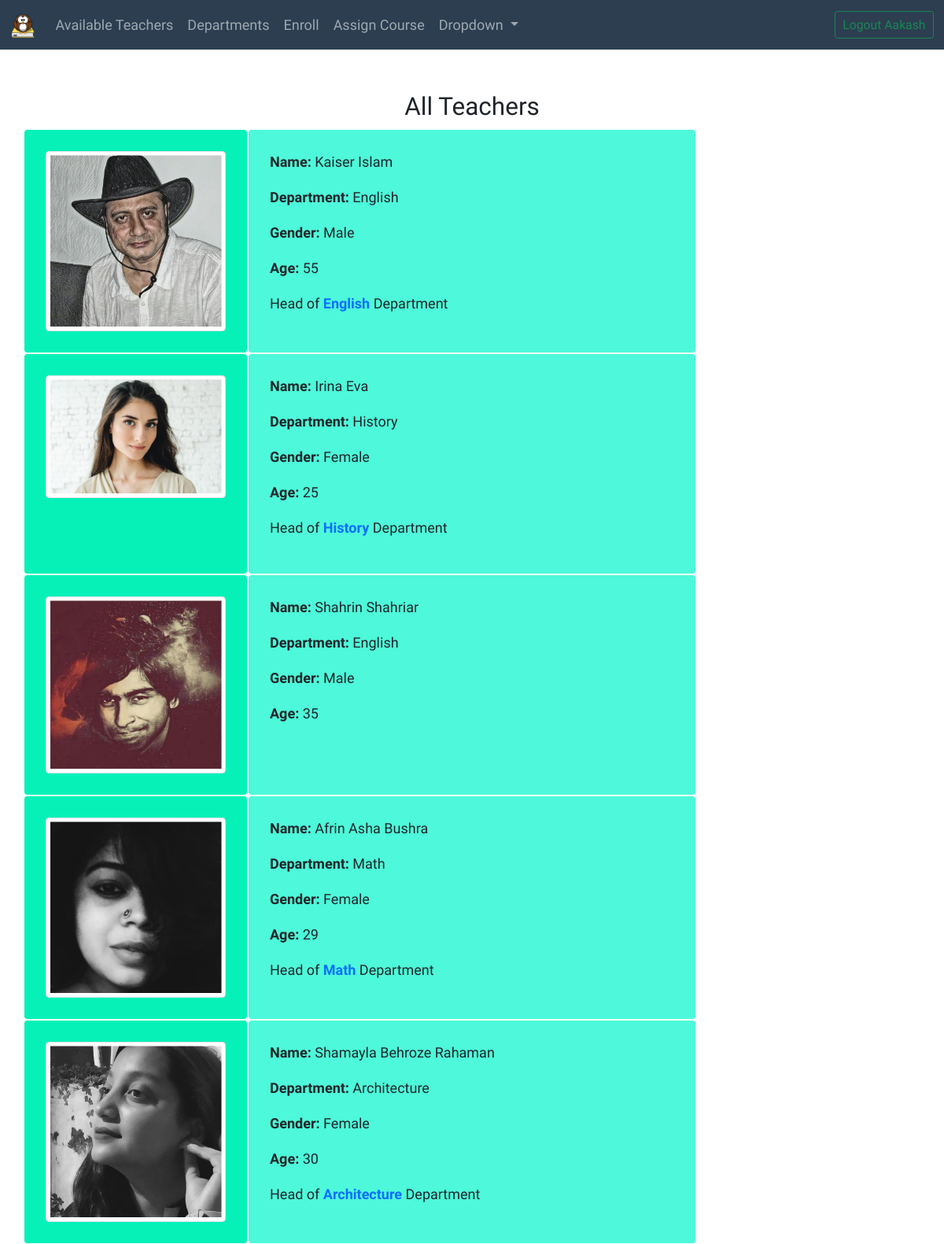
Page /teachers (signed in) on the committed database.
### management/models.py (models this page shows, shortened)
class Teacher(models.Model):
    name = models.CharField(max_length=100)
    department = models.ForeignKey(Department, on_delete=models.PROTECT, related_name='its_teachers')
    gender = models.CharField(max_length=11)
    age = models.IntegerField()
    pro_pic = models.ImageField(blank = True, null = True, upload_to = "profile_pictures/")
    head = models.ForeignKey(Department,on_delete=models.PROTECT, related_name = "department_head", null=True,blank=True)

class Department(models.Model):
    name = models.CharField(max_length=50)
    def __str__(self):
        return f"{self.name}"

### management/views.py (the view)
# urls.py: path("teachers", views.list_teachers, name = 'list_teachers'),
def list_teachers(request):
    try:
        teachers = Teacher.objects.all()
    except Teacher.EmptyResultSet:
        return render(request, "management/teachers.html")
    return render(request, "management/teachers.html", {
        "teachers": teachers,
        "form": Upload_form()
    })

### management/templates/management/teachers.html (shortened to what this page needs)
{% extends 'management/layout.html' %}
{% load static %}
{% block body %}
<h3 class="text-center">All Teachers</h3>
<div class="row">
    {% for teacher in teachers %}
    <div class="col-lg-3 border border-white rounded mx p-4" style="background-color:#05F1B8;">
        {% if teacher.pro_pic %}
            <img class="img-thumbnail" src="{{ teacher.pro_pic.url }}" alt="Profile picture of {{teacher.name}}">
        {% endif %}
    </div>
    <div class="col-lg-6 border border-white rounded mx p-4" style="background-color:#4DF9DA;">
        <p><strong>Name:</strong> {{teacher.name}}</p>
        <p><strong>Department:</strong> {{teacher.department}}</p>
        <p><strong>Gender:</strong> {{teacher.gender|title}}</p>
        <p><strong>Age:</strong> {{teacher.age}}</p>
        {% if teacher.head %}
            <p>Head of <strong><a href="{% url 'management:courses' teacher.head %}">{{teacher.head}}</a></strong> Department</p>
        {% endif %}
    </div>
    <div class="col-lg-3">
    </div>
    {% empty %}
        <p><strong>Message:</strong> No registered teacher found! </p>
    {% endfor %}
</div>
{% endblock %}

### management/templates/management/layout.html (shortened to what this page needs)
{% load static %}
<!DOCTYPE html>
<html>
    <head>
        <link href="https://cdn.jsdelivr.net/npm/bootstrap@5.0.0-beta1/dist/css/bootstrap.min.css" rel="stylesheet">
        <link rel="stylesheet" href="{% static 'management/styles.css' %}">
    </head>
    <body class="">
        <nav class="navbar navbar-expand-lg navbar-dark">
            <div class="container-fluid">
              <a class="navbar-brand" href="{% url 'management:home' %}">
                <img src="{% static 'management/logo.png' %}" width="30" height="30" alt="">
              </a>
              <div class="collapse navbar-collapse" id="navbarSupportedContent">
                <ul class="navbar-nav me-auto mb-2 mb-lg-0">
                  <li class="nav-item">
                    <a class="nav-link " href="{% url 'management:list_teachers' %}" tabindex="-1" aria-disabled="true">Available Teachers</a>
                  </li>
                  <li class="nav-item">
                    <a class="nav-link" href="{% url 'management:departments' %}">Departments</a>
                  </li>
                  <li class="nav-item">
                    <a class="nav-link" href="{% url 'management:add_student' %}">Enroll</a>
                  </li>
                  <li class="nav-item">
                    <a class="nav-link " href="{% url 'management:assign_course' %}" tabindex="-1" aria-disabled="true">Assign Course</a>
                  </li>
                  <li class="nav-item dropdown">
                    <a class="nav-link dropdown-toggle" href="#" id="navbarDropdown" role="button" data-toggle="dropdown" aria-haspopup="true" aria-expanded="false">
                      Dropdown
                    </a>
                  </li>
                </ul>
                <div class="d-flex">
                  {% if request.user.id %}
                    <a class="btn btn-sm btn-outline-success" role="button" href="{% url 'login:logout' %}">Logout {{request.user|title}}</a>
                  {% endif %}
                </div>
              </div>
            </div>
          </nav>
        <div class="container mt-5">
            {% block body %}
            {% endblock %}
        </div>
    </body>
</html>

### management/static/management/styles.css (style rules this page uses)
* { font-family: 'Pathway Gothic One', sans-serif; font-size: 18px; }
body { background-color: #fff; }
.navbar { background-color: #2C3E50 ; }
a { text-decoration: none!important; }

### rows in the picture
Teacher: pro_pic (picture), name "Kaiser Islam", department "English", gender "Male", age "55", head "English"
Teacher: pro_pic (picture), name "Irina Eva", department "History", gender "Female", age "25", head "History"
Teacher: pro_pic (picture), name "Shahrin Shahriar", department "English", gender "Male", age "35"
Teacher: pro_pic (picture), name "Afrin Asha Bushra", department "Math", gender "Female", age "29", head "Math"
Teacher: pro_pic (picture), name "Shamayla Behroze Rahaman", department "Architecture", gender "Female", age "30", head "Architecture"

### other values in the picture
{{ request.user|title }} "Aakash"
